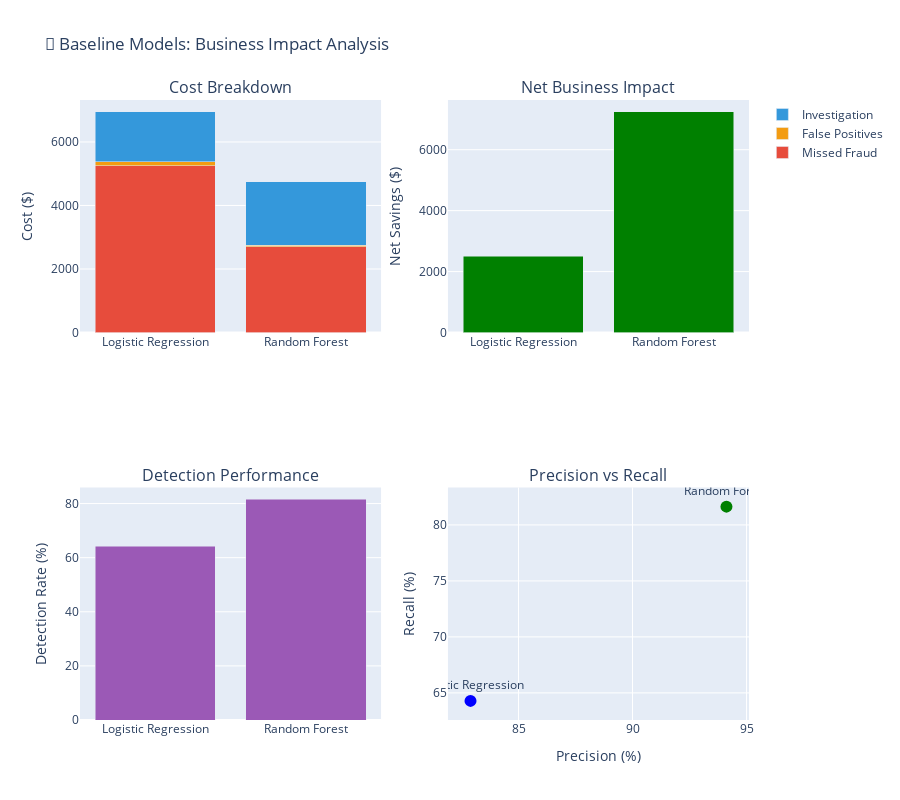

Notebook code cell kept with this figure:
### Code cell
# Create business cost visualization
models = ['Logistic Regression', 'Random Forest']
costs_data = [lr_costs, rf_costs]

fig = make_subplots(
    rows=2, cols=2,
    subplot_titles=['Cost Breakdown', 'Net Business Impact', 'Detection Performance', 'Precision vs Recall'],
    specs=[[{"type": "bar"}, {"type": "bar"}],
           [{"type": "bar"}, {"type": "scatter"}]]
)

# Cost breakdown
for i, (model, costs) in enumerate(zip(models, costs_data)):
    fig.add_trace(
        go.Bar(name='Missed Fraud', x=[model], y=[costs['missed_fraud_cost']],
               marker_color='#e74c3c', showlegend=(i==0)),
        row=1, col=1
    )
    fig.add_trace(
        go.Bar(name='False Positives', x=[model], y=[costs['false_positive_cost']],
               marker_color='#f39c12', showlegend=(i==0)),
        row=1, col=1
    )
    fig.add_trace(
        go.Bar(name='Investigation', x=[model], y=[costs['investigation_cost']],
               marker_color='#3498db', showlegend=(i==0)),
        row=1, col=1
    )

# Net business impact
net_impacts = [costs['net_savings'] for costs in costs_data]
colors = ['red' if x < 0 else 'green' for x in net_impacts]
fig.add_trace(
    go.Bar(x=models, y=net_impacts, marker_color=colors, showlegend=False),
    row=1, col=2
)

# Detection performance
detection_rates = [costs['fraud_detection_rate'] for costs in costs_data]
fig.add_trace(
    go.Bar(x=models, y=detection_rates, marker_color='#9b59b6', showlegend=False),
    row=2, col=1
)

# Precision vs Recall scatter
precisions = [costs['precision'] for costs in costs_data]
recalls = [costs['fraud_detection_rate'] for costs in costs_data]
fig.add_trace(
    go.Scatter(x=precisions, y=recalls, mode='markers+text',
               text=models, textposition='top center',
               marker=dict(size=12, color=['blue', 'green']), showlegend=False),
    row=2, col=2
)

# Update layout
fig.update_layout(
    title_text="💸 Baseline Models: Business Impact Analysis",
    height=800,
    barmode='stack'
)

fig.update_yaxes(title_text="Cost ($)", row=1, col=1)
fig.update_yaxes(title_text="Net Savings ($)", row=1, col=2)
fig.update_yaxes(title_text="Detection Rate (%)", row=2, col=1)
fig.update_yaxes(title_text="Recall (%)", row=2, col=2)
fig.update_xaxes(title_text="Precision (%)", row=2, col=2)

fig.show()

### Figure 1 — Plotly figure (JSON) as saved in the notebook; plotly's stock layout.template omitted (floating-point values rounded to 4 significant figures)
{"data": [{"marker": {"color": "#e74c3c"}, "name": "Missed Fraud", "showlegend": true, "type": "bar", "x": ["Logistic Regression"], "xaxis": "x", "y": [5250], "yaxis": "y"}, {"marker": {"color": "#f39c12"}, "name": "False Positives", "showlegend": true, "type": "bar", "x": ["Logistic Regression"], "xaxis": "x", "y": [130], "yaxis": "y"}, {"marker": {"color": "#3498db"}, "name": "Investigation", "showlegend": true, "type": "bar", "x": ["Logistic Regression"], "xaxis": "x", "y": [1575], "yaxis": "y"}, {"marker": {"color": "#e74c3c"}, "name": "Missed Fraud", "showlegend": false, "type": "bar", "x": ["Random Forest"], "xaxis": "x", "y": [2700], "yaxis": "y"}, {"marker": {"color": "#f39c12"}, "name": "False Positives", "showlegend": false, "type": "bar", "x": ["Random Forest"], "xaxis": "x", "y": [50], "yaxis": "y"}, {"marker": {"color": "#3498db"}, "name": "Investigation", "showlegend": false, "type": "bar", "x": ["Random Forest"], "xaxis": "x", "y": [2000], "yaxis": "y"}, {"marker": {"color": ["green", "green"]}, "showlegend": false, "type": "bar", "x": ["Logistic Regression", "Random Forest"], "xaxis": "x2", "y": [2495, 7250], "yaxis": "y2"}, {"marker": {"color": "#9b59b6"}, "showlegend": false, "type": "bar", "x": ["Logistic Regression", "Random Forest"], "xaxis": "x3", "y": [64.29, 81.63], "yaxis": "y3"}, {"marker": {"color": ["blue", "green"], "size": 12}, "mode": "markers+text", "showlegend": false, "text": ["Logistic Regression", "Random Forest"], "textposition": "top center", "type": "scatter", "x": [82.89, 94.12], "xaxis": "x4", "y": [64.29, 81.63], "yaxis": "y4"}], "layout": {"annotations": [{"font": {"size": 16}, "showarrow": false, "text": "Cost Breakdown", "x": 0.225, "xanchor": "center", "xref": "paper", "y": 1, "yanchor": "bottom", "yref": "paper"}, {"font": {"size": 16}, "showarrow": false, "text": "Net Business Impact", "x": 0.775, "xanchor": "center", "xref": "paper", "y": 1, "yanchor": "bottom", "yref": "paper"}, {"font": {"size": 16}, "showarrow": false, "text": "Detection Performance", "x": 0.225, "xanchor": "center", "xref": "paper", "y": 0.375, "yanchor": "bottom", "yref": "paper"}, {"font": {"size": 16}, "showarrow": false, "text": "Precision vs Recall", "x": 0.775, "xanchor": "center", "xref": "paper", "y": 0.375, "yanchor": "bottom", "yref": "paper"}], "barmode": "stack", "height": 800, "title": {"text": "💸 Baseline Models: Business Impact Analysis"}, "xaxis": {"anchor": "y", "domain": [0, 0.45]}, "xaxis2": {"anchor": "y2", "domain": [0.55, 1]}, "xaxis3": {"anchor": "y3", "domain": [0, 0.45]}, "xaxis4": {"anchor": "y4", "domain": [0.55, 1], "title": {"text": "Precision (%)"}}, "yaxis": {"anchor": "x", "domain": [0.625, 1], "title": {"text": "Cost ($)"}}, "yaxis2": {"anchor": "x2", "domain": [0.625, 1], "title": {"text": "Net Savings ($)"}}, "yaxis3": {"anchor": "x3", "domain": [0, 0.375], "title": {"text": "Detection Rate (%)"}}, "yaxis4": {"anchor": "x4", "domain": [0, 0.375], "title": {"text": "Recall (%)"}}}}
